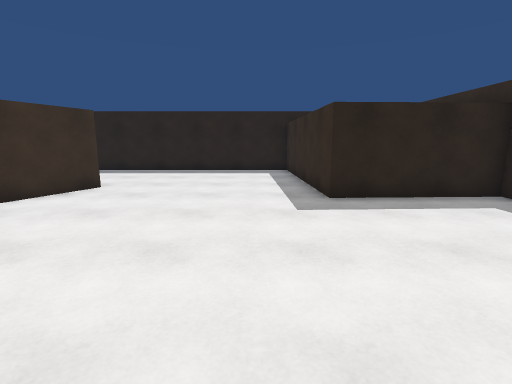
view 1 (above)

16 first-person views from a walk through a scene from a Unity 3-D project. The camera is 1.4 m above the floor, tilts 10° down and sees 85° across. The floor is counted in squares, 1 m on a side. Each view is taken from the middle of a square. On the plan, view 1 faces up. The plan holds only what a view shows up to about 14 squares ahead; the rest is blank. The place goes on beyond the plan. The player character is not drawn.

view 2
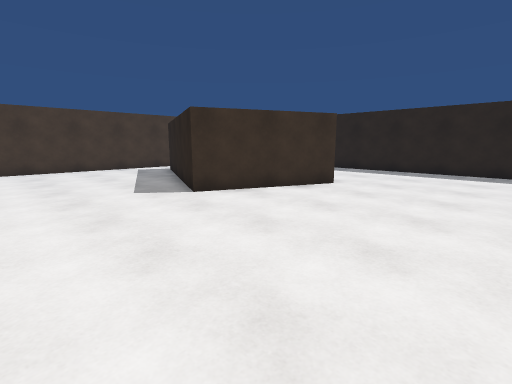

view 3
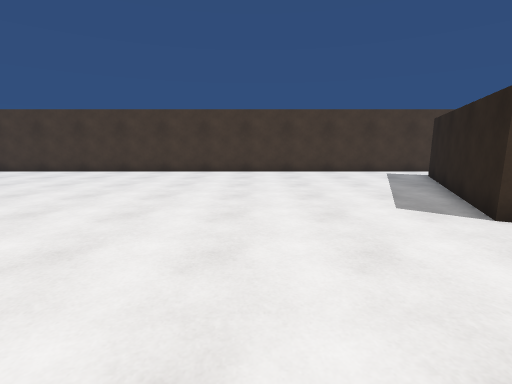

view 4
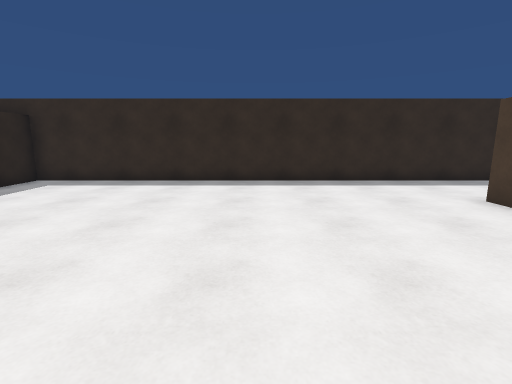

view 5
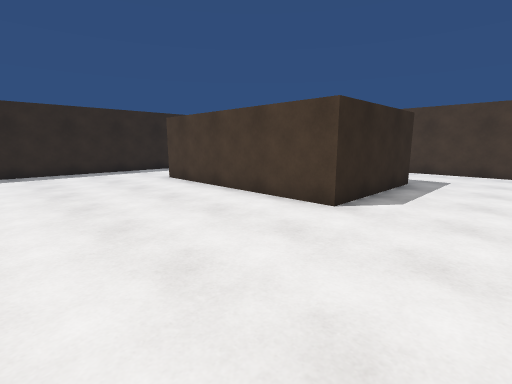

view 6
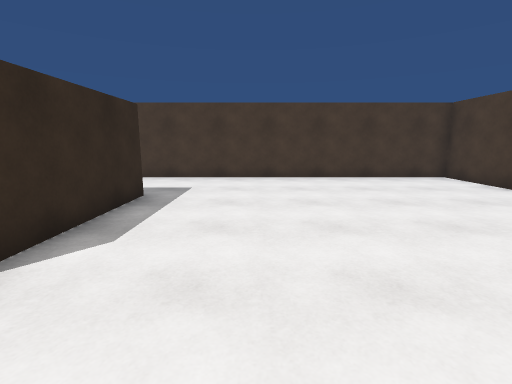

view 7
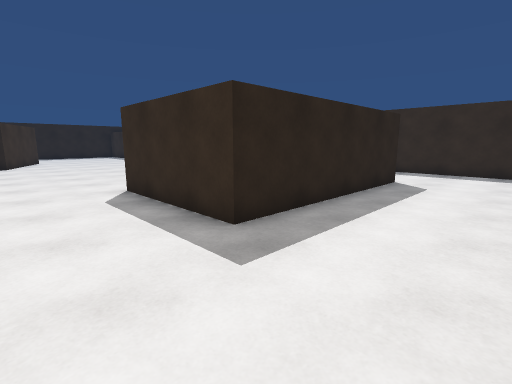

view 8
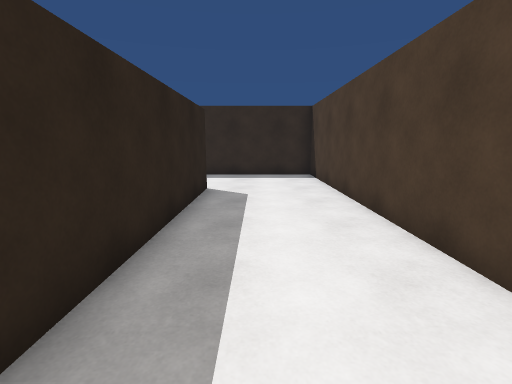

view 9
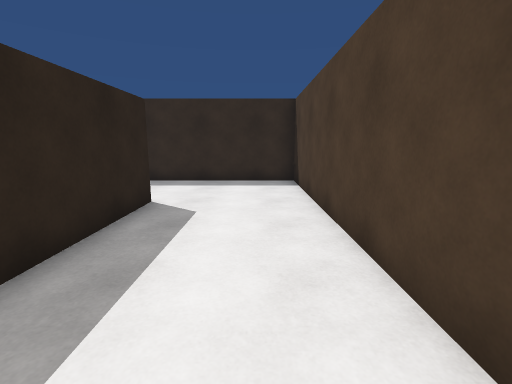

view 10
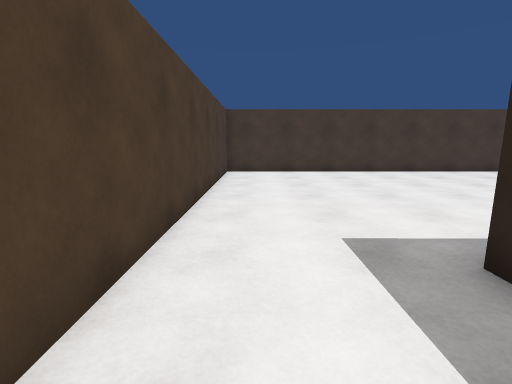

view 11
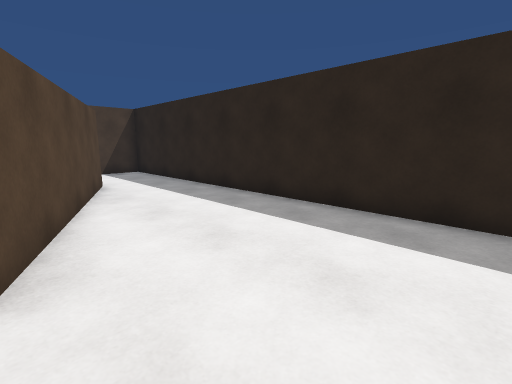

view 12
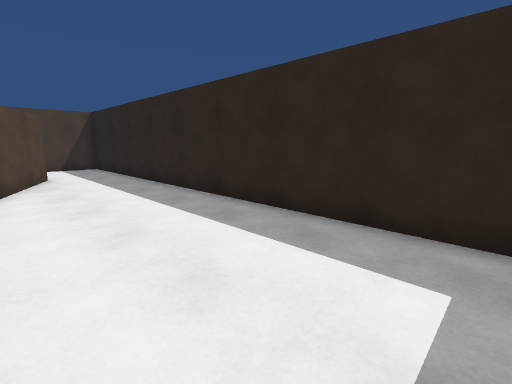

view 13
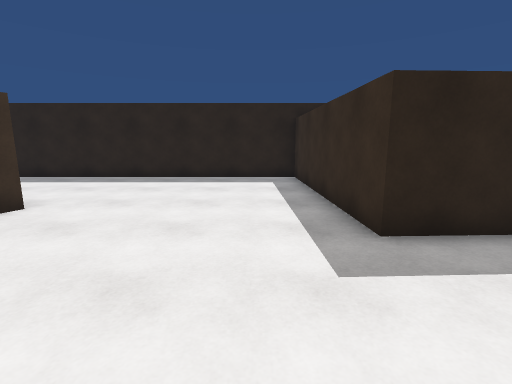

view 14
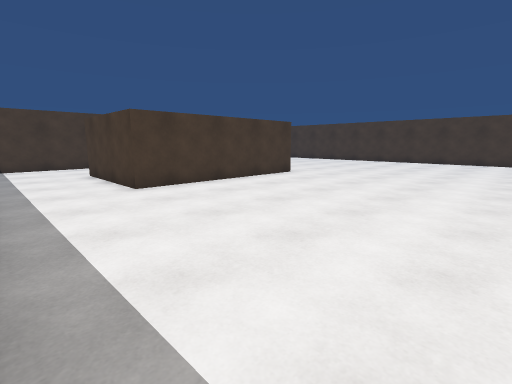

view 15
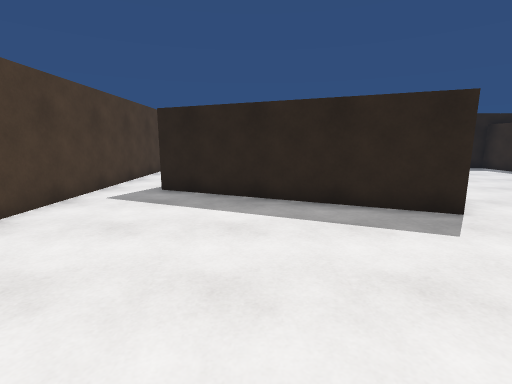

view 16
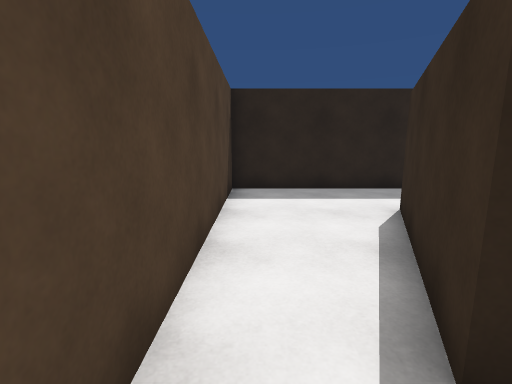

### Floor plan
Points are (right, up) in squares from view 1. A wall is a line through its corners. A room is listed if a view was taken in it or the views show most of it. See-through windows are left out.
Room 1 (views 1, 2, 3, 4, 5, 6, 7, 8, 9, 10, 11, 12, 13, 14, 15, 16)
walls: (-4.9, -6.5) (2.6, -6.6) (2.6, -11.5) (-5, -11.4) (-4.9, -6.5); (-4.9, 8.9) (-6.9, 4.3) (-13.9, 7.3) (-11.9, 11.8) (-5.5, 9.1); (1.9, 7.1) (1.6, 14.6) (-15.7, 14.6) (-15.7, -15.4) (6.4, -15.4) (6.4, 7.2) (1.9, 7.1)

Positions as (right, up) in squares from view 1, and headings:
1: (0, 0), facing up
2: (0, 0), facing up-left
3: (-2, 0), facing left
4: (-4, -1), facing right
5: (-8, -1), facing down-right
6: (-8, -4), facing down
7: (-8, -15), facing up-right
8: (-6, -13), facing right
9: (-4, -14), facing right
10: (-2, -14), facing left
11: (-2, 9), facing up-left
12: (1, 10), facing up-left
13: (0, 3), facing up
14: (6, 2), facing down-left
15: (-11, -1), facing up
16: (-15, 6), facing up
